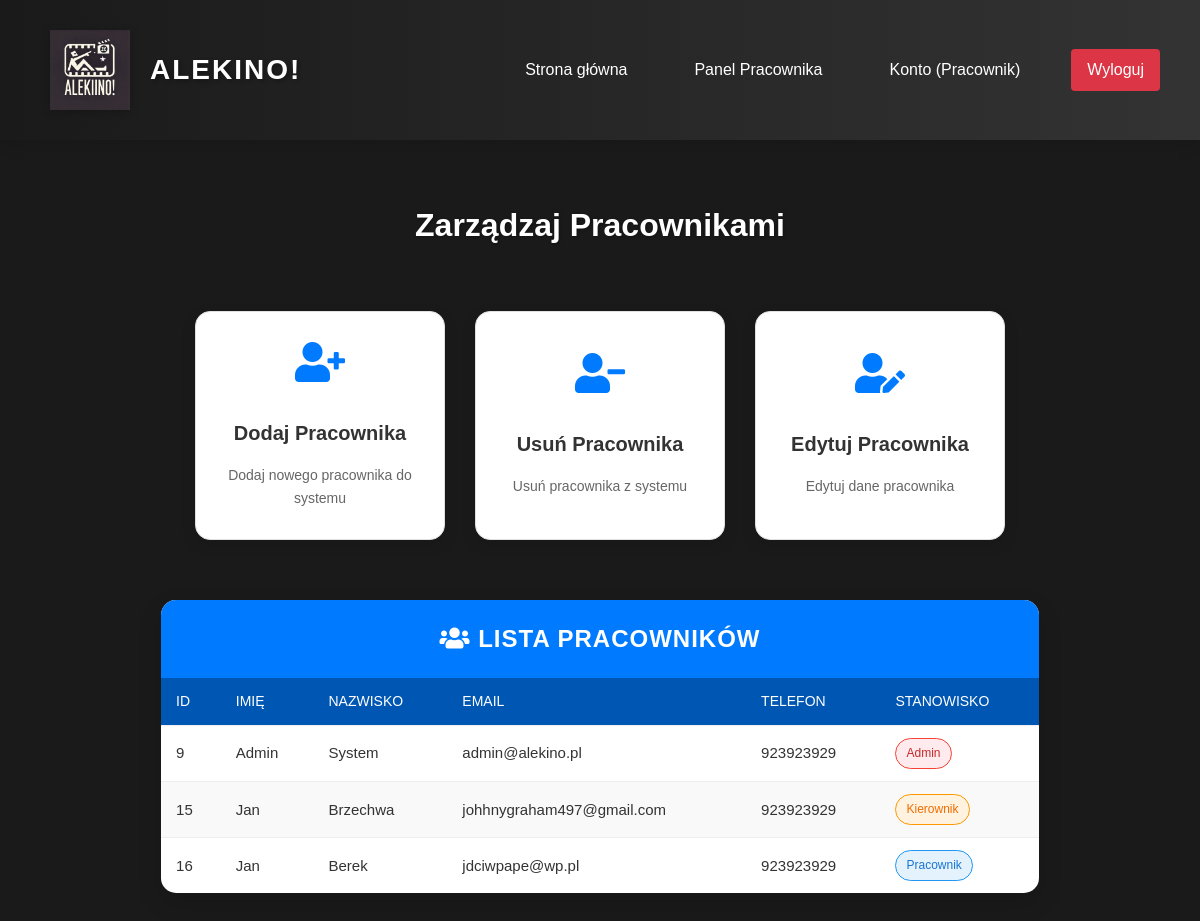
Screenshot of /admin/zarzadzaj_pracownikami.php (signed in) with the database file from the repository.
### tables this page shows
CREATE TABLE `pracownicy` (
  `pracownik_id` int(11) NOT NULL,
  `imie` varchar(50) NOT NULL,
  `nazwisko` varchar(50) NOT NULL,
  `email` varchar(100) NOT NULL,
  `telefon` varchar(15) DEFAULT NULL,
  `haslo` varchar(255) NOT NULL,
  `stanowisko` enum('admin','kierownik','pracownik') NOT NULL,
  `data_zatrudnienia` datetime DEFAULT current_timestamp()
);

### admin/zarzadzaj_pracownikami.php (the view, shortened to what this page needs)
<?php
$conn = new mysqli(DB_HOST, DB_USER, DB_PASS, DB_NAME);
function getEmployees($conn)
{
    try {
        $sql = "SELECT pracownik_id, imie, nazwisko, email, telefon, stanowisko FROM pracownicy ORDER BY pracownik_id";
        $stmt = $conn->prepare($sql);
        $stmt->execute();
        return $stmt->get_result()->fetch_all(MYSQLI_ASSOC);
    } catch (Exception $e) {
        error_log($e->getMessage());
        return [];
    }
}
$employees = getEmployees($conn);
?>
<!DOCTYPE html>
<html lang="pl">
<head>
    <link rel="stylesheet" href="../zasoby/css/style.css">
    <link rel="stylesheet" href="https://cdnjs.cloudflare.com/ajax/libs/font-awesome/5.15.4/css/all.min.css">
</head>
<body>
    <header>
        <div class="logo-container">
            <img src="../zdjecia/logo/logo.png" alt="Alekino Logo">
            <h1>Alekino!</h1>
        </div>
        <nav>
            <ul>
                <li><a href="../index.php">Strona główna</a></li>
                <li><a href="panel_pracownika.php">Panel Pracownika</a></li>
                <?php if (isset($_SESSION['pracownik_id'])): ?>
                    <li><a href="konto_pracownika.php">Konto (Pracownik)</a></li>
                    <li><a href="../autoryzacja/logout.php" class="logout-btn">Wyloguj</a></li>
                <?php endif; ?>
            </ul>
        </nav>
    </header>
    <main class="admin-panel">
        <h1>Zarządzaj Pracownikami</h1>
        <div class="admin-menu">
            <a href="dodaj_pracownika.php" class="admin-tile">
                <i class="fas fa-user-plus"></i>
                <h3>Dodaj Pracownika</h3>
                <p>Dodaj nowego pracownika do systemu</p>
            </a>
            <a href="usun_pracownika.php" class="admin-tile">
                <i class="fas fa-user-minus"></i>
                <h3>Usuń Pracownika</h3>
                <p>Usuń pracownika z systemu</p>
            </a>
            <a href="edytuj_pracownika.php" class="admin-tile">
                <i class="fas fa-user-edit"></i>
                <h3>Edytuj Pracownika</h3>
                <p>Edytuj dane pracownika</p>
            </a>
        </div>
        <div class="employee-list">
            <h2><i class="fas fa-users"></i> Lista Pracowników</h2>
            <table>
                <thead>
                    <tr>
                        <th>ID</th>
                        <th>Imię</th>
                        <th>Nazwisko</th>
                        <th>Email</th>
                        <th>Telefon</th>
                        <th>Stanowisko</th>
                    </tr>
                </thead>
                <tbody>
                    <?php foreach ($employees as $employee): ?>
                        <tr>
                            <td><?php echo $employee['pracownik_id']; ?></td>
                            <td><?php echo $employee['imie']; ?></td>
                            <td><?php echo $employee['nazwisko']; ?></td>
                            <td><?php echo $employee['email']; ?></td>
                            <td><?php echo !empty($employee['telefon']) ? $employee['telefon'] : 'Brak'; ?></td>
                            <td>
                                <span class="role-badge <?php echo $employee['stanowisko']; ?>">
                                    <?php echo ucfirst($employee['stanowisko']); ?>
                                </span>
                            </td>
                        </tr>
                    <?php endforeach; ?>
                </tbody>
            </table>
        </div>
    </main>
</body>
</html>

### rows the page displays
pracownicy: pracownik_id "9", imie "Admin", nazwisko "System", email "admin@alekino.pl", telefon "923923929", stanowisko "Admin"
pracownicy: pracownik_id "15", imie "Jan", nazwisko "Brzechwa", email "johhnygraham497@gmail.com", telefon "923923929", stanowisko "Kierownik"
pracownicy: pracownik_id "16", imie "Jan", nazwisko "Berek", email "jdciwpape@wp.pl", telefon "923923929", stanowisko "Pracownik"
